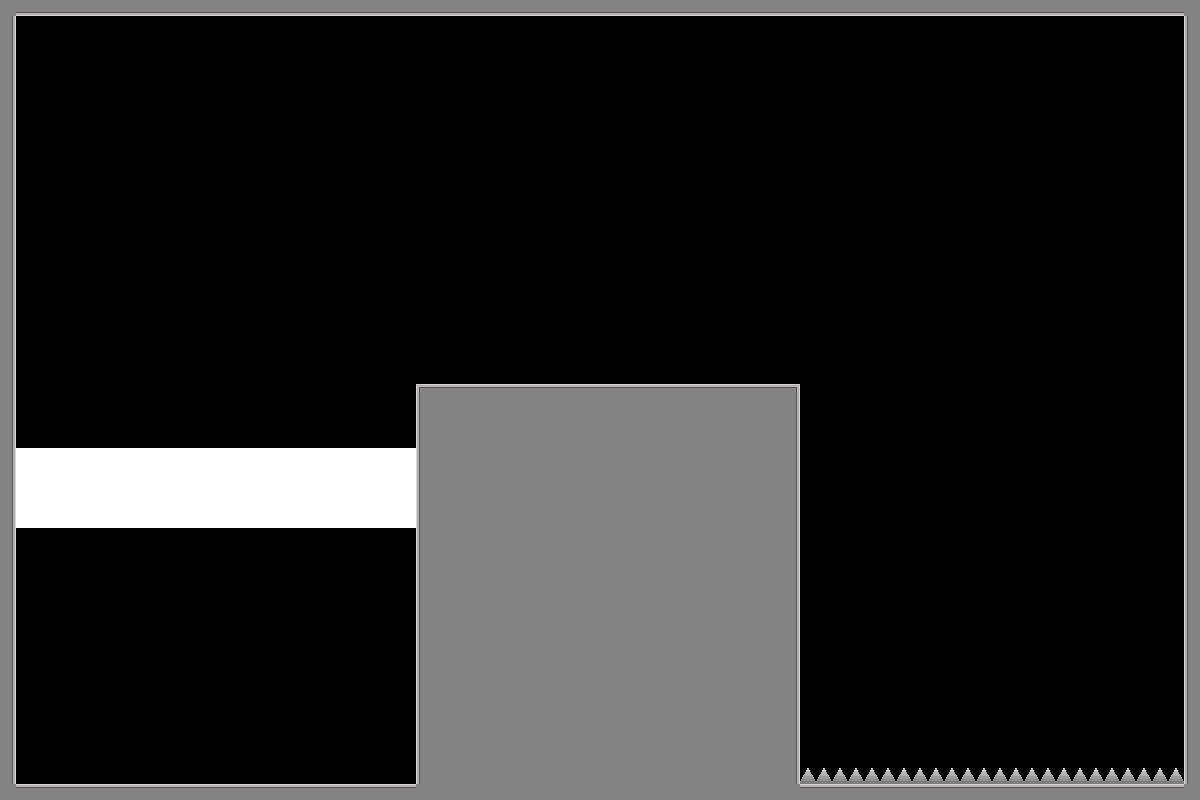

Rendered tile map (Tiled .tmx) drawn with the repository's tilesets; below, a short description and the map source with its tile grids summarised:
An orthogonal 75x50 tile map with 16x16 px tiles, 1 tile layer (Tile Layer 1) and 2 objects (bullet_pickup, white_button).

<map version="1.10" tiledversion="1.12.2" orientation="orthogonal" renderorder="right-down" width="75" height="50" tilewidth="16" tileheight="16" infinite="0" nextlayerid="3" nextobjectid="3">
 <tileset firstgid="1" source="place_holder_tileset.tsx" />
 <layer id="1" name="Tile Layer 1" width="75" height="50">
  <data>[3750 cells, 995 non-empty, 9 distinct tile ids]</data>
 </layer>
 <objectgroup id="2" name="object_layer">
  <object id="1" name="bullet_pickup" x="959.977" y="504.459" width="90" height="60">
   <properties>
    <property name="ability_type" value="bullet_pickup" />
   </properties>
  </object>
  <object id="2" name="white_button" x="1188.36" y="205.097" width="132.71" height="43.4324" rotation="90">
   <properties>
    <property name="obj_type" value="button" />
   </properties>
  </object>
 </objectgroup>
</map>
